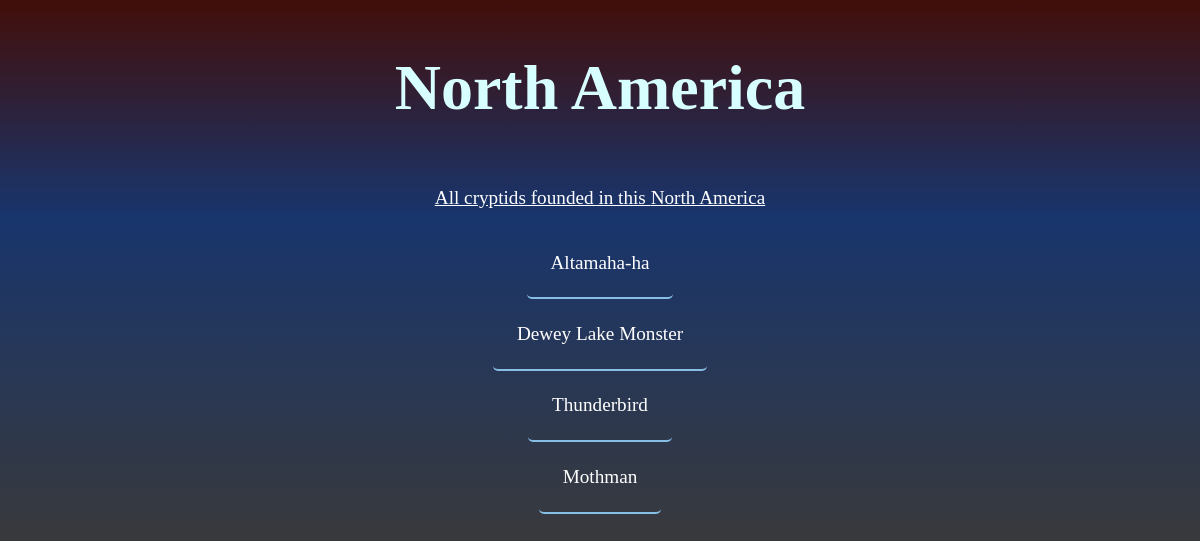
Screenshot of /locations/21/ with the database file from the repository.
### cage/models.py (models this page shows, shortened)
class Location(models.Model):
    cryptids = models.ManyToManyField(Cryptid, related_name="locations")
    text = models.CharField(max_length=200)

class Cryptid(models.Model):
    text = models.CharField(max_length=200)
    pub_date = models.DateTimeField("date published")
    image = models.ImageField(upload_to="cryptids/")
    discovery_date = models.DateField(null=True)

### cage/views.py (the view)
# urls.py: path("locations/<int:location_id>/", views.location, name="location"),
def location(request, location_id):
    l = {"location": Location.objects.get(pk=location_id)}
    return render(request, "cage/location.html", l)

### cage/templates/cage/location.html (shortened to what this page needs)
{% extends "base.html" %}
{% load static %}
{% block css %}
<link rel="stylesheet" type="text/css" href="{% static 'cage/one.css' %}" /> {% endblock %}
{% block content %}
<div class="oneContainer">
    <h1 class="oneTitle">
        {{ location.text }}
    </h1>
    <p class="oneSubtitle">All cryptids founded in this {{ location.text }}</p>
    {% for cryptid in location.cryptids.all %}
    <a href="{% url 'cryptid' cryptid.id %}" class="oneLinkLocation">
        {{ cryptid.text }}
    </a>
    {% endfor %}
</div>
{% endblock %}

### cage/static/cage/one.css (style rules this page uses)
html { background: linear-gradient( to bottom, rgb(66, 14, 9) 0%, rgb(24, 53, 109) 27%, rgb(83, 61, 20) 100% ); height: 100%; width: 100%; }
.oneContainer { display: flex; flex-direction: column; justify-content: center; align-items: center; }
.oneTitle { color:rgb(215, 255, 255); font-family: 'Cormorant', serif; font-size: 4em; }
.oneSubtitle { color: white; font-family: 'Cormorant', serif; font-size: 1.2em; text-decoration: underline; }
.oneLinkLocation { color: white; text-decoration: none; font-family: 'Cormorant', serif; padding: 2%; font-size: 1.2em; border-bottom: 2px solid rgb(135, 190, 227); border-radius: 5px; }

### rows the page displays
Location: text "North America"
Cryptid: text "Altamaha-ha"
Cryptid: text "Dewey Lake Monster"
Cryptid: text "Thunderbird"
Cryptid: text "Mothman"
